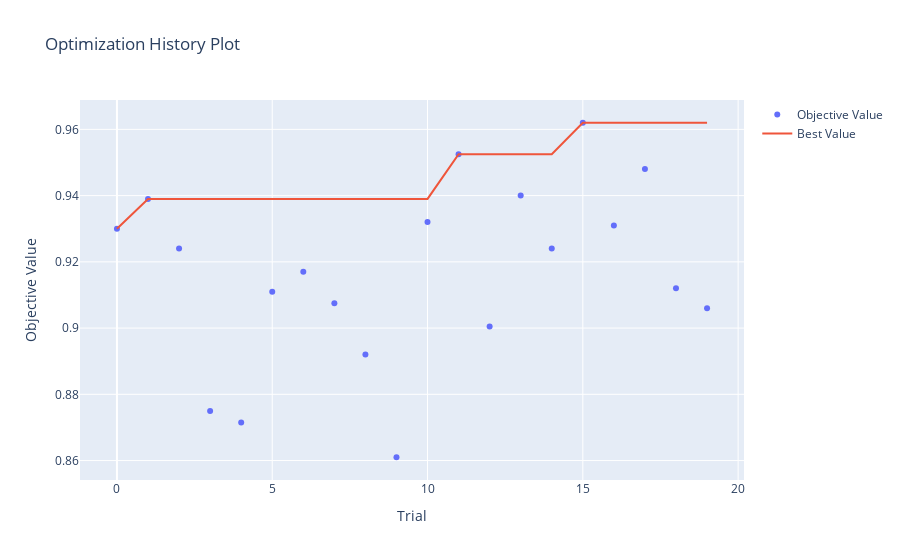
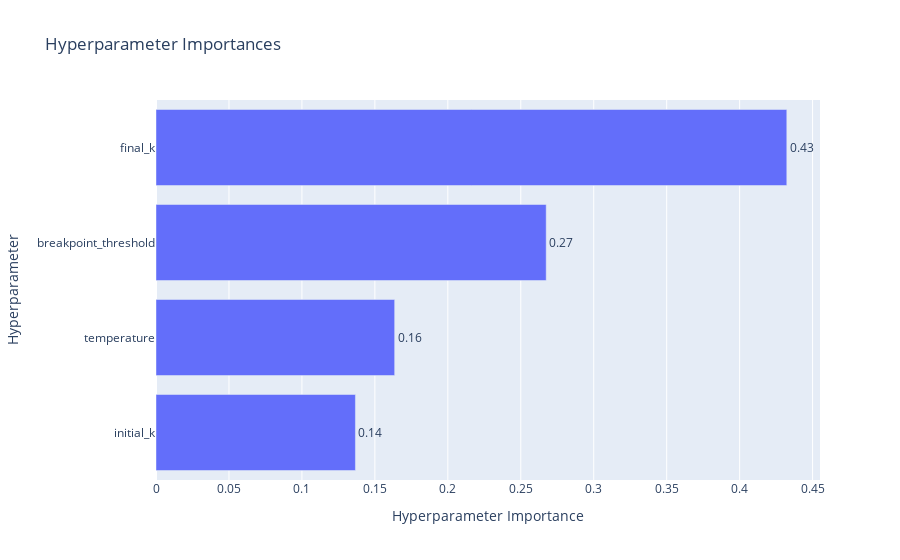
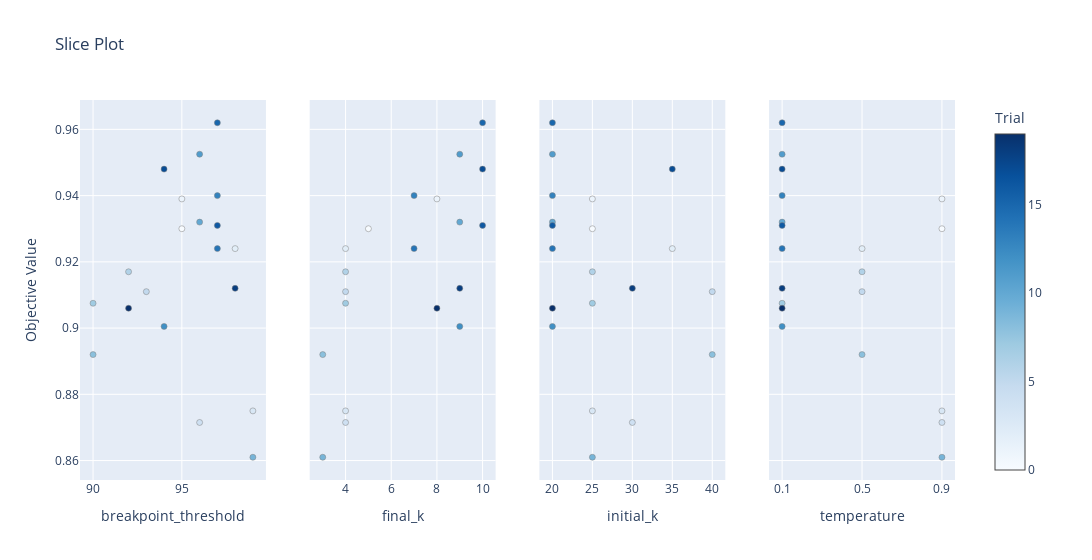
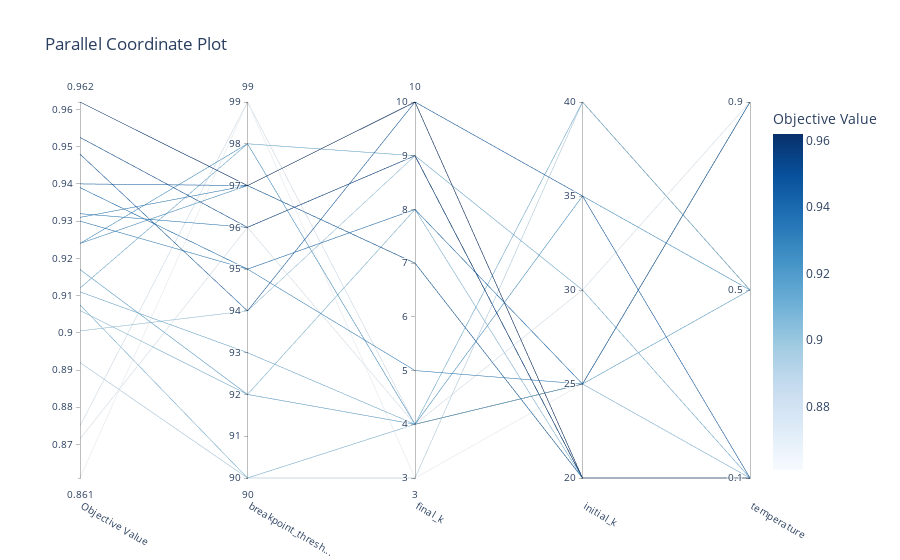

Notebook code cell kept with these figures, in order:
### Code cell
import optuna.visualization as vis
import matplotlib.pyplot as plt

# --- 6. Visualize the Tuning Results ---

# Plot 1: Optimization History
# Shows how the best score improved over the trials.
print("Plotting Optimization History...")
fig_history = vis.plot_optimization_history(study)
fig_history.show()

# Plot 2: Parameter Importances
# Shows which hyperparameters had the biggest impact on the final score.
print("\nPlotting Parameter Importances...")
fig_importance = vis.plot_param_importances(study)
fig_importance.show()

# Plot 3: Slice Plot
# Shows how each hyperparameter individually affected the score.
print("\nPlotting Slice Plot...")
fig_slice = vis.plot_slice(study)
fig_slice.show()

# Plot 4: Parallel Coordinate Plot
# Helps visualize which combinations of parameters lead to the best scores.
print("\nPlotting Parallel Coordinate Plot...")
fig_parallel = vis.plot_parallel_coordinate(study)
fig_parallel.show()

### Figure 1 — Plotly figure (JSON) as saved in the notebook; plotly's stock layout.template omitted (floating-point values rounded to 4 significant figures)
{"data": [{"mode": "markers", "name": "Objective Value", "type": "scatter", "x": [0, 1, 2, 3, 4, 5, 6, 7, 8, 9, 10, 11, 12, 13, 14, 15, 16, 17, 18, 19], "y": [0.93, 0.939, 0.924, 0.875, 0.8715, 0.911, 0.917, 0.9075, 0.892, 0.861, 0.932, 0.9525, 0.9005, 0.94, 0.924, 0.962, 0.931, 0.948, 0.912, 0.906]}, {"mode": "lines", "name": "Best Value", "type": "scatter", "x": [0, 1, 2, 3, 4, 5, 6, 7, 8, 9, 10, 11, 12, 13, 14, 15, 16, 17, 18, 19], "y": [0.93, 0.939, 0.939, 0.939, 0.939, 0.939, 0.939, 0.939, 0.939, 0.939, 0.939, 0.9525, 0.9525, 0.9525, 0.9525, 0.962, 0.962, 0.962, 0.962, 0.962]}, {"marker": {"color": "#cccccc"}, "mode": "markers", "name": "Infeasible Trial", "showlegend": false, "type": "scatter", "x": [], "y": []}], "layout": {"title": {"text": "Optimization History Plot"}, "xaxis": {"title": {"text": "Trial"}}, "yaxis": {"title": {"text": "Objective Value"}}}}

### Figure 2 — Plotly figure (JSON) as saved in the notebook; plotly's stock layout.template omitted (floating-point values rounded to 4 significant figures)
{"data": [{"cliponaxis": false, "hovertemplate": ["initial_k (CategoricalDistribution): 0.13667848574062366<extra></extra>", "temperature (CategoricalDistribution): 0.1635724381645951<extra></extra>", "breakpoint_threshold (IntDistribution): 0.26742802616149874<extra></extra>", "final_k (IntDistribution): 0.4323210499332824<extra></extra>"], "name": "Objective Value", "orientation": "h", "text": ["0.14", "0.16", "0.27", "0.43"], "textposition": "outside", "type": "bar", "x": [0.1367, 0.1636, 0.2674, 0.4323], "y": ["initial_k", "temperature", "breakpoint_threshold", "final_k"]}], "layout": {"title": {"text": "Hyperparameter Importances"}, "xaxis": {"title": {"text": "Hyperparameter Importance"}}, "yaxis": {"title": {"text": "Hyperparameter"}}}}

### Figure 3 — Plotly figure (JSON) as saved in the notebook; plotly's stock layout.template omitted (floating-point values rounded to 4 significant figures)
{"data": [{"marker": {"color": [0, 1, 2, 3, 4, 5, 6, 7, 8, 9, 10, 11, 12, 13, 14, 15, 16, 17, 18, 19], "colorbar": {"title": {"text": "Trial"}, "x": 1, "xpad": 40}, "colorscale": [[0, "rgb(247,251,255)"], [0.125, "rgb(222,235,247)"], [0.25, "rgb(198,219,239)"], [0.375, "rgb(158,202,225)"], [0.5, "rgb(107,174,214)"], [0.625, "rgb(66,146,198)"], [0.75, "rgb(33,113,181)"], [0.875, "rgb(8,81,156)"], [1, "rgb(8,48,107)"]], "line": {"color": "Grey", "width": 0.5}, "showscale": true}, "mode": "markers", "name": "Feasible Trial", "showlegend": false, "type": "scatter", "x": [95, 95, 98, 99, 96, 93, 92, 90, 90, 99, 96, 96, 94, 97, 97, 97, 97, 94, 98, 92], "xaxis": "x", "y": [0.93, 0.939, 0.924, 0.875, 0.8715, 0.911, 0.917, 0.9075, 0.892, 0.861, 0.932, 0.9525, 0.9005, 0.94, 0.924, 0.962, 0.931, 0.948, 0.912, 0.906], "yaxis": "y"}, {"marker": {"color": [0, 1, 2, 3, 4, 5, 6, 7, 8, 9, 10, 11, 12, 13, 14, 15, 16, 17, 18, 19], "colorbar": {"title": {"text": "Trial"}, "x": 1, "xpad": 40}, "colorscale": [[0, "rgb(247,251,255)"], [0.125, "rgb(222,235,247)"], [0.25, "rgb(198,219,239)"], [0.375, "rgb(158,202,225)"], [0.5, "rgb(107,174,214)"], [0.625, "rgb(66,146,198)"], [0.75, "rgb(33,113,181)"], [0.875, "rgb(8,81,156)"], [1, "rgb(8,48,107)"]], "line": {"color": "Grey", "width": 0.5}, "showscale": false}, "mode": "markers", "name": "Feasible Trial", "showlegend": false, "type": "scatter", "x": [5, 8, 4, 4, 4, 4, 4, 4, 3, 3, 9, 9, 9, 7, 7, 10, 10, 10, 9, 8], "xaxis": "x2", "y": [0.93, 0.939, 0.924, 0.875, 0.8715, 0.911, 0.917, 0.9075, 0.892, 0.861, 0.932, 0.9525, 0.9005, 0.94, 0.924, 0.962, 0.931, 0.948, 0.912, 0.906], "yaxis": "y2"}, {"marker": {"color": [0, 1, 2, 3, 4, 5, 6, 7, 8, 9, 10, 11, 12, 13, 14, 15, 16, 17, 18, 19], "colorbar": {"title": {"text": "Trial"}, "x": 1, "xpad": 40}, "colorscale": [[0, "rgb(247,251,255)"], [0.125, "rgb(222,235,247)"], [0.25, "rgb(198,219,239)"], [0.375, "rgb(158,202,225)"], [0.5, "rgb(107,174,214)"], [0.625, "rgb(66,146,198)"], [0.75, "rgb(33,113,181)"], [0.875, "rgb(8,81,156)"], [1, "rgb(8,48,107)"]], "line": {"color": "Grey", "width": 0.5}, "showscale": false}, "mode": "markers", "name": "Feasible Trial", "showlegend": false, "type": "scatter", "x": [25, 25, 35, 25, 30, 40, 25, 25, 40, 25, 20, 20, 20, 20, 20, 20, 20, 35, 30, 20], "xaxis": "x3", "y": [0.93, 0.939, 0.924, 0.875, 0.8715, 0.911, 0.917, 0.9075, 0.892, 0.861, 0.932, 0.9525, 0.9005, 0.94, 0.924, 0.962, 0.931, 0.948, 0.912, 0.906], "yaxis": "y3"}, {"marker": {"color": [0, 1, 2, 3, 4, 5, 6, 7, 8, 9, 10, 11, 12, 13, 14, 15, 16, 17, 18, 19], "colorbar": {"title": {"text": "Trial"}, "x": 1, "xpad": 40}, "colorscale": [[0, "rgb(247,251,255)"], [0.125, "rgb(222,235,247)"], [0.25, "rgb(198,219,239)"], [0.375, "rgb(158,202,225)"], [0.5, "rgb(107,174,214)"], [0.625, "rgb(66,146,198)"], [0.75, "rgb(33,113,181)"], [0.875, "rgb(8,81,156)"], [1, "rgb(8,48,107)"]], "line": {"color": "Grey", "width": 0.5}, "showscale": false}, "mode": "markers", "name": "Feasible Trial", "showlegend": false, "type": "scatter", "x": [0.9, 0.9, 0.5, 0.9, 0.9, 0.5, 0.5, 0.1, 0.5, 0.9, 0.1, 0.1, 0.1, 0.1, 0.1, 0.1, 0.1, 0.1, 0.1, 0.1], "xaxis": "x4", "y": [0.93, 0.939, 0.924, 0.875, 0.8715, 0.911, 0.917, 0.9075, 0.892, 0.861, 0.932, 0.9525, 0.9005, 0.94, 0.924, 0.962, 0.931, 0.948, 0.912, 0.906], "yaxis": "y4"}], "layout": {"title": {"text": "Slice Plot"}, "width": 1200, "xaxis": {"anchor": "y", "domain": [0, 0.2125], "title": {"text": "breakpoint_threshold"}}, "xaxis2": {"anchor": "y2", "domain": [0.2625, 0.475], "title": {"text": "final_k"}}, "xaxis3": {"anchor": "y3", "categoryarray": [20, 25, 30, 35, 40], "categoryorder": "array", "domain": [0.525, 0.7375], "title": {"text": "initial_k"}, "type": "category"}, "xaxis4": {"anchor": "y4", "categoryarray": [0.1, 0.5, 0.9], "categoryorder": "array", "domain": [0.7875, 1], "title": {"text": "temperature"}, "type": "category"}, "yaxis": {"anchor": "x", "domain": [0, 1], "title": {"text": "Objective Value"}}, "yaxis2": {"anchor": "x2", "domain": [0, 1], "matches": "y", "showticklabels": false}, "yaxis3": {"anchor": "x3", "domain": [0, 1], "matches": "y", "showticklabels": false}, "yaxis4": {"anchor": "x4", "domain": [0, 1], "matches": "y", "showticklabels": false}}}

### Figure 4 — Plotly figure (JSON) as saved in the notebook; plotly's stock layout.template omitted (floating-point values rounded to 4 significant figures)
{"data": [{"dimensions": [{"label": "Objective Value", "range": [0.861, 0.962], "values": [0.932, 0.9525, 0.9005, 0.94, 0.924, 0.962, 0.931, 0.906, 0.9075, 0.917, 0.93, 0.939, 0.875, 0.861, 0.912, 0.8715, 0.948, 0.924, 0.911, 0.892]}, {"label": "breakpoint_thresh...", "range": [90, 99], "values": [96, 96, 94, 97, 97, 97, 97, 92, 90, 92, 95, 95, 99, 99, 98, 96, 94, 98, 93, 90]}, {"label": "final_k", "range": [3, 10], "values": [9, 9, 9, 7, 7, 10, 10, 8, 4, 4, 5, 8, 4, 3, 9, 4, 10, 4, 4, 3]}, {"label": "initial_k", "range": [0, 4], "ticktext": ["20", "25", "30", "35", "40"], "tickvals": [0, 1, 2, 3, 4], "values": [0, 0, 0, 0, 0, 0, 0, 0, 1, 1, 1, 1, 1, 1, 2, 2, 3, 3, 4, 4]}, {"label": "temperature", "range": [0, 2], "ticktext": ["0.1", "0.5", "0.9"], "tickvals": [0, 1, 2], "values": [0, 0, 0, 0, 0, 0, 0, 0, 0, 1, 2, 2, 2, 2, 0, 2, 0, 1, 1, 1]}], "labelangle": 30, "labelside": "bottom", "line": {"color": [0.932, 0.9525, 0.9005, 0.94, 0.924, 0.962, 0.931, 0.906, 0.9075, 0.917, 0.93, 0.939, 0.875, 0.861, 0.912, 0.8715, 0.948, 0.924, 0.911, 0.892], "colorbar": {"title": {"text": "Objective Value"}}, "colorscale": [[0, "rgb(247,251,255)"], [0.125, "rgb(222,235,247)"], [0.25, "rgb(198,219,239)"], [0.375, "rgb(158,202,225)"], [0.5, "rgb(107,174,214)"], [0.625, "rgb(66,146,198)"], [0.75, "rgb(33,113,181)"], [0.875, "rgb(8,81,156)"], [1, "rgb(8,48,107)"]], "reversescale": false, "showscale": true}, "type": "parcoords"}], "layout": {"title": {"text": "Parallel Coordinate Plot"}}}
